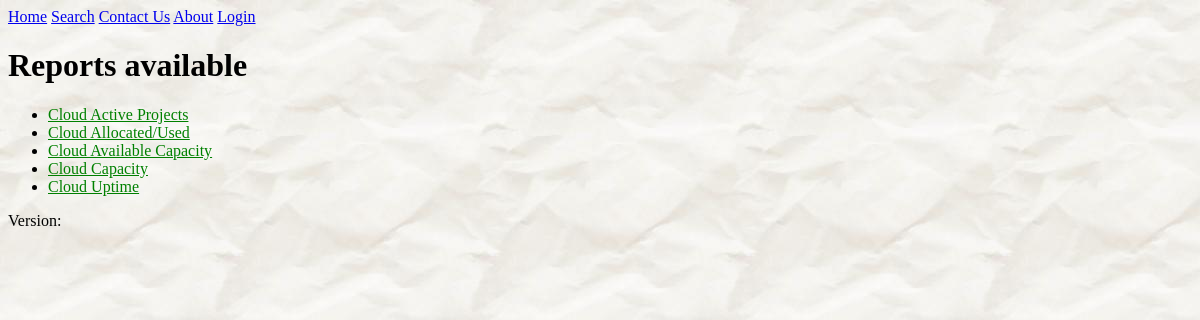
Screenshot of /reports/?set=cloud with the database file from the repository.
### reports/models.py (models this page shows, shortened)
class Report(models.Model):
    report_title = models.CharField(max_length=100)
    pub_date = models.DateTimeField('date published')
    d3_file_name = models.CharField(max_length=100, default='.js')
    description = models.TextField(blank=True, null=True)
    def was_published_recently(self):
        """
        Return True if was published in the last day, False otherwise

        >>> import datetime
        >>> from django.utils import timezone
        >>> from reports.models import Report
        >>> future_report = Report(pub_date=timezone.now()+ datetime.timedelta(days=30), report_title="Futurama")
        >>> future_report.was_published_recently()
        False
        """
        now = timezone.now()
        return now - datetime.timedelta(days=1) <= self.pub_date <= now
    was_published_recently.admin_order_field = 'pub_date'
    was_published_recently.boolean = True
    was_published_recently.short_description = 'Published recently?'

### reports/views.py (the view)
class BrowseView(generic.ListView):
    template_name = 'reports/reports.html'
    context_object_name = 'latest_report_list'
    def __init__(self, **kwargs):
        super().__init__(**kwargs)
        self.selected_set = ''
    def get_queryset(self):
        reports = Report.objects.filter(pub_date__lte=timezone.now())
        self.selected_set = self.request.GET.get('set', '')
        if self.selected_set == 'cloud':
            reports = reports.filter(report_title__startswith='Cloud')
        elif self.selected_set == 'storage':
            reports = reports.filter(report_title__startswith='Storage')
        return reports.order_by('report_title')[:11]
    def get_context_data(self, **kwargs):
        result = super().get_context_data(**kwargs)
        result['set'] = self.selected_set
        return result

### reports/templates/reports/reports.html (shortened to what this page needs)
{%  extends 'base.html' %}
{%  block h1 %}Reports available{%  endblock %}
{%  block content %}
{% if latest_report_list %}
    <ul>
        {% for report in latest_report_list %}
            <li><a href="{% url 'reports:detail' report.id %}?set={{ set }}">{{ report.report_title }}</a></li>
        {% endfor %}
    </ul>
{% else %}
    <p>No reports are available.</p>
{% endif %}
{% endblock %}

### reports/static/reports/style.css (style rules this page uses)
li a { color: green; }
body { background: url("images/bg-napkin.jpg"); }
body, h1, h2, h3, input[type="text"], input[type="password"], textarea, select, input.submit { font-family: "Comic Sans MS", cursive; }

### rows the page displays
Report: report_title "Cloud Active Projects"
Report: report_title "Cloud Allocated/Used"
Report: report_title "Cloud Available Capacity"
Report: report_title "Cloud Capacity"
Report: report_title "Cloud Uptime"
